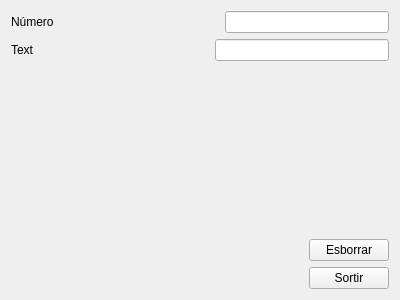
<?xml version="1.0" encoding="UTF-8"?>
<ui version="4.0">
 <class>MainWindow</class>
 <widget class="QMainWindow" name="MainWindow">
  <property name="geometry">
   <rect>
    <x>0</x>
    <y>0</y>
    <width>400</width>
    <height>300</height>
   </rect>
  </property>
  <property name="windowTitle">
   <string>MainWindow</string>
  </property>
  <widget class="QWidget" name="centralWidget">
   <layout class="QVBoxLayout" name="verticalLayout_4">
    <item>
     <layout class="QVBoxLayout" name="verticalLayout_3">
      <item>
       <layout class="QVBoxLayout" name="verticalLayout">
        <item>
         <layout class="QHBoxLayout" name="horizontalLayout_2">
          <item>
           <widget class="QLabel" name="label">
            <property name="text">
             <string>Número</string>
            </property>
           </widget>
          </item>
          <item>
           <spacer name="horizontalSpacer_2">
            <property name="orientation">
             <enum>Qt::Horizontal</enum>
            </property>
            <property name="sizeHint" stdset="0">
             <size>
              <width>40</width>
              <height>20</height>
             </size>
            </property>
           </spacer>
          </item>
          <item>
           <widget class="QLineEdit" name="lineEdit_2">
            <property name="inputMask">
             <string>9999999999</string>
            </property>
            <property name="maxLength">
             <number>10</number>
            </property>
           </widget>
          </item>
         </layout>
        </item>
        <item>
         <layout class="QHBoxLayout" name="horizontalLayout">
          <item>
           <widget class="QLabel" name="label_2">
            <property name="text">
             <string>Text</string>
            </property>
           </widget>
          </item>
          <item>
           <spacer name="horizontalSpacer">
            <property name="orientation">
             <enum>Qt::Horizontal</enum>
            </property>
            <property name="sizeHint" stdset="0">
             <size>
              <width>40</width>
              <height>20</height>
             </size>
            </property>
           </spacer>
          </item>
          <item>
           <widget class="QLineEdit" name="lineEdit">
            <property name="inputMask">
             <string>AAAAAAAAAA</string>
            </property>
            <property name="maxLength">
             <number>10</number>
            </property>
           </widget>
          </item>
         </layout>
        </item>
       </layout>
      </item>
      <item>
       <layout class="QHBoxLayout" name="horizontalLayout_3">
        <item>
         <spacer name="horizontalSpacer_3">
          <property name="orientation">
           <enum>Qt::Horizontal</enum>
          </property>
          <property name="sizeHint" stdset="0">
           <size>
            <width>40</width>
            <height>20</height>
           </size>
          </property>
         </spacer>
        </item>
        <item>
         <layout class="QVBoxLayout" name="verticalLayout_2">
          <item>
           <spacer name="verticalSpacer_2">
            <property name="orientation">
             <enum>Qt::Vertical</enum>
            </property>
            <property name="sizeHint" stdset="0">
             <size>
              <width>20</width>
              <height>40</height>
             </size>
            </property>
           </spacer>
          </item>
          <item>
           <widget class="QPushButton" name="pushButton">
            <property name="text">
             <string>Esborrar</string>
            </property>
           </widget>
          </item>
          <item>
           <widget class="QPushButton" name="pushButton_2">
            <property name="text">
             <string>Sortir</string>
            </property>
           </widget>
          </item>
         </layout>
        </item>
       </layout>
      </item>
     </layout>
    </item>
   </layout>
  </widget>
 </widget>
 <layoutdefault spacing="6" margin="11"/>
 <resources/>
 <connections>
  <connection>
   <sender>pushButton_2</sender>
   <signal>clicked()</signal>
   <receiver>MainWindow</receiver>
   <slot>close()</slot>
   <hints>
    <hint type="sourcelabel">
     <x>307</x>
     <y>271</y>
    </hint>
    <hint type="destinationlabel">
     <x>240</x>
     <y>271</y>
    </hint>
   </hints>
  </connection>
  <connection>
   <sender>pushButton</sender>
   <signal>clicked()</signal>
   <receiver>lineEdit</receiver>
   <slot>clear()</slot>
   <hints>
    <hint type="sourcelabel">
     <x>339</x>
     <y>224</y>
    </hint>
    <hint type="destinationlabel">
     <x>341</x>
     <y>57</y>
    </hint>
   </hints>
  </connection>
  <connection>
   <sender>pushButton</sender>
   <signal>clicked()</signal>
   <receiver>lineEdit_2</receiver>
   <slot>clear()</slot>
   <hints>
    <hint type="sourcelabel">
     <x>374</x>
     <y>231</y>
    </hint>
    <hint type="destinationlabel">
     <x>367</x>
     <y>32</y>
    </hint>
   </hints>
  </connection>
 </connections>
</ui>
